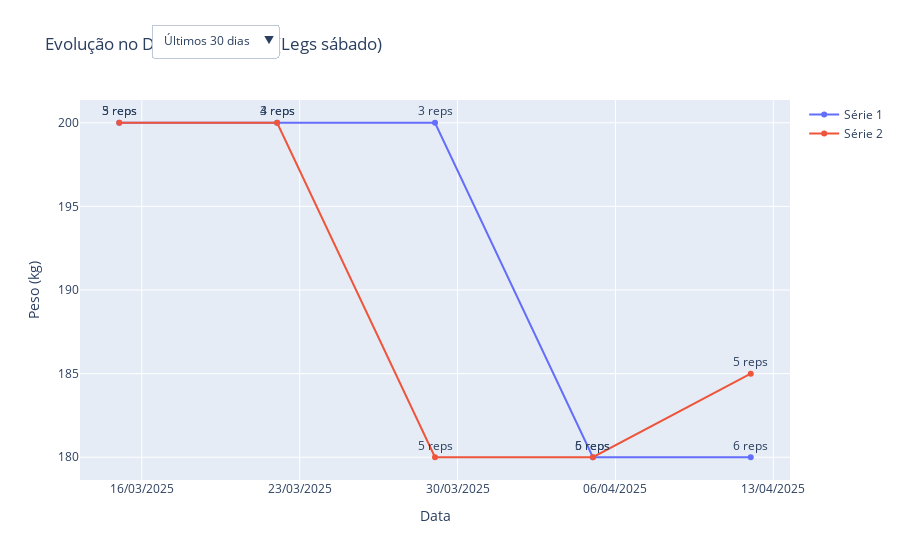

The notebook cell this image was saved under:
### Code cell
import plotly.graph_objects as go
import pandas as pd

def gerar_grafico_interativo(df, treino_nome, exercicio_nome, output_path='grafico_treino.html'):
    # Cria uma cópia do DataFrame para evitar modificações no original
    df = df.copy()
    
    # Garante que a coluna 'date' está no formato datetime.date
    df['date'] = pd.to_datetime(df['date']).dt.date

    # Filtra pelo exercício e treino desejado
    exercicio_df = df[(df['title'] == treino_nome) & (df['exercise_title'] == exercicio_nome)]

    # Verifica se há dados após o filtro
    if exercicio_df.empty:
        print(f"Nenhum dado encontrado para {exercicio_nome} em {treino_nome}")
        return None

    # Calcula a data máxima para referência
    max_date = exercicio_df['date'].max()

    # Filtra inicialmente para os últimos 30 dias (padrão)
    initial_data = exercicio_df[exercicio_df['date'] >= (max_date - pd.Timedelta(days=30))]

    # Cria os traces iniciais para os últimos 30 dias
    traces = []
    for set_idx in sorted(initial_data['set_index'].unique()):  # Ordena para consistência
        set_data = initial_data[initial_data['set_index'] == set_idx]
        traces.append(go.Scatter(
            x=set_data['date'],
            y=set_data['weight_kg'],
            mode='lines+markers+text',
            name=f'Série {set_idx + 1}',
            text=[f'{r} reps' for r in set_data['reps']],
            textposition='top center',
            hovertemplate='Data: %{x}<br>Peso: %{y} kg<br>Reps: %{text}<extra></extra>'
        ))

    # Layout com botões de filtro
    layout = go.Layout(
        title=f'Evolução no {exercicio_nome} ({treino_nome})',
        xaxis=dict(title='Data', tickformat='%d/%m/%Y'),
        yaxis=dict(title='Peso (kg)'),
        hovermode='closest',
        updatemenus=[
            {
                "buttons": [
                    {
                        "label": "Últimos 30 dias",
                        "method": "restyle",
                        "args": [{
                            "x": [exercicio_df[(exercicio_df['set_index'] == idx) & (exercicio_df['date'] >= (max_date - pd.Timedelta(days=30)))]['date'] for idx in sorted(exercicio_df['set_index'].unique())],
                            "y": [exercicio_df[(exercicio_df['set_index'] == idx) & (exercicio_df['date'] >= (max_date - pd.Timedelta(days=30)))]['weight_kg'] for idx in sorted(exercicio_df['set_index'].unique())],
                            "text": [exercicio_df[(exercicio_df['set_index'] == idx) & (exercicio_df['date'] >= (max_date - pd.Timedelta(days=30)))]['reps'].apply(lambda r: f'{r} reps') for idx in sorted(exercicio_df['set_index'].unique())],
                            "visible": [True] * len(exercicio_df['set_index'].unique())
                        }],
                        "args2": [{"visible": [True] * len(exercicio_df['set_index'].unique())}],
                    },
                    {
                        "label": "Últimos 60 dias",
                        "method": "restyle",
                        "args": [{
                            "x": [exercicio_df[(exercicio_df['set_index'] == idx) & (exercicio_df['date'] >= (max_date - pd.Timedelta(days=60)))]['date'] for idx in sorted(exercicio_df['set_index'].unique())],
                            "y": [exercicio_df[(exercicio_df['set_index'] == idx) & (exercicio_df['date'] >= (max_date - pd.Timedelta(days=60)))]['weight_kg'] for idx in sorted(exercicio_df['set_index'].unique())],
                            "text": [exercicio_df[(exercicio_df['set_index'] == idx) & (exercicio_df['date'] >= (max_date - pd.Timedelta(days=60)))]['reps'].apply(lambda r: f'{r} reps') for idx in sorted(exercicio_df['set_index'].unique())],
                            "visible": [True] * len(exercicio_df['set_index'].unique())
                        }],
                        "args2": [{"visible": [True] * len(exercicio_df['set_index'].unique())}],
                    },
                    {
                        "label": "Últimos 90 dias",
                        "method": "restyle",
                        "args": [{
                            "x": [exercicio_df[(exercicio_df['set_index'] == idx) & (exercicio_df['date'] >= (max_date - pd.Timedelta(days=90)))]['date'] for idx in sorted(exercicio_df['set_index'].unique())],
                            "y": [exercicio_df[(exercicio_df['set_index'] == idx) & (exercicio_df['date'] >= (max_date - pd.Timedelta(days=90)))]['weight_kg'] for idx in sorted(exercicio_df['set_index'].unique())],
                            "text": [exercicio_df[(exercicio_df['set_index'] == idx) & (exercicio_df['date'] >= (max_date - pd.Timedelta(days=90)))]['reps'].apply(lambda r: f'{r} reps') for idx in sorted(exercicio_df['set_index'].unique())],
                            "visible": [True] * len(exercicio_df['set_index'].unique())
                        }],
                        "args2": [{"visible": [True] * len(exercicio_df['set_index'].unique())}],
                    },
                    {
                        "label": "Todos os dados",
                        "method": "restyle",
                        "args": [{
                            "x": [exercicio_df[exercicio_df['set_index'] == idx]['date'] for idx in sorted(exercicio_df['set_index'].unique())],
                            "y": [exercicio_df[exercicio_df['set_index'] == idx]['weight_kg'] for idx in sorted(exercicio_df['set_index'].unique())],
                            "text": [exercicio_df[exercicio_df['set_index'] == idx]['reps'].apply(lambda r: f'{r} reps') for idx in sorted(exercicio_df['set_index'].unique())],
                            "visible": [True] * len(exercicio_df['set_index'].unique())
                        }],
                        "args2": [{"visible": [True] * len(exercicio_df['set_index'].unique())}],
                    }
                ],
                "direction": "down",
                "showactive": True,
                "active": 0,  # Define "Últimos 30 dias" como o botão ativo por padrão
                "x": 0.1,
                "xanchor": "left",
                "y": 1.2,
                "yanchor": "top"
            }
        ]
    )

    # Cria a figura
    fig = go.Figure(data=traces, layout=layout)
    
    # Salva o gráfico como HTML
    fig.write_html(output_path, auto_open=False)  # auto_open=False para evitar abrir o navegador automaticamente
    
    # Retorna a figura para visualização direta em notebooks
    return fig

# Exemplo de uso:
graf = gerar_grafico_interativo(workout_df_columns_filtered, 'Legs sábado', 'Deadlift (Barbell)')
if graf is not None:
    graf.show()  # Exibe o gráfico diretamente no Jupyter Notebook

### Figure 1 — Plotly figure (JSON) as saved in the notebook; plotly's stock layout.template omitted (floating-point values rounded to 4 significant figures)
{"data": [{"hovertemplate": "Data: %{x}<br>Peso: %{y} kg<br>Reps: %{text}<extra></extra>", "mode": "lines+markers+text", "name": "Série 1", "text": ["6 reps", "5 reps", "3 reps", "4 reps", "5 reps"], "textposition": "top center", "type": "scatter", "x": ["2025-04-12", "2025-04-05", "2025-03-29", "2025-03-22", "2025-03-15"], "y": [180.0, 180.0, 200.0, 200.0, 200.0]}, {"hovertemplate": "Data: %{x}<br>Peso: %{y} kg<br>Reps: %{text}<extra></extra>", "mode": "lines+markers+text", "name": "Série 2", "text": ["5 reps", "6 reps", "5 reps", "3 reps", "3 reps"], "textposition": "top center", "type": "scatter", "x": ["2025-04-12", "2025-04-05", "2025-03-29", "2025-03-22", "2025-03-15"], "y": [185.0, 180.0, 180.0, 200.0, 200.0]}], "layout": {"hovermode": "closest", "title": {"text": "Evolução no Deadlift (Barbell) (Legs sábado)"}, "updatemenus": [{"active": 0, "buttons": [{"args": [{"text": [["6 reps", "5 reps", "3 reps", "4 reps", "5 reps"], ["5 reps", "6 reps", "5 reps", "3 reps", "3 reps"], []], "visible": [true, true, true], "x": [["2025-04-12", "2025-04-05", "2025-03-29", "2025-03-22", "2025-03-15"], ["2025-04-12", "2025-04-05", "2025-03-29", "2025-03-22", "2025-03-15"], []], "y": [[180, 180, 200, 200, 200], [185, 180, 180, 200, 200], []]}], "args2": [{"visible": [true, true, true]}], "label": "Últimos 30 dias", "method": "restyle"}, {"args": [{"text": [["6 reps", "5 reps", "3 reps", "4 reps", "5 reps", "5 reps", "4 reps", "6 reps"], ["5 reps", "6 reps", "5 reps", "3 reps", "3 reps", "3 reps", "4 reps", "4 reps"], []], "visible": [true, true, true], "x": [["2025-04-12", "2025-04-05", "2025-03-29", "2025-03-22", "2025-03-15", "2025-03-08", "2025-03-01", "2025-02-22"], ["2025-04-12", "2025-04-05", "2025-03-29", "2025-03-22", "2025-03-15", "2025-03-08", "2025-03-01", "2025-02-22"], []], "y": [[180, 180, 200, 200, 200, 200, 200, 195], [185, 180, 180, 200, 200, 200, 200, 200], []]}], "args2": [{"visible": [true, true, true]}], "label": "Últimos 60 dias", "method": "restyle"}, {"args": [{"text": [["6 reps", "5 reps", "3 reps", "4 reps", "5 reps", "5 reps", "4 reps", "6 reps", "6 reps", "4 reps", "6 reps"], ["5 reps", "6 reps", "5 reps", "3 reps", "3 reps", "3 reps", "4 reps", "4 reps", "4 reps", "4 reps", "6 reps"], ["3 reps", "4 reps", "4 reps"]], "visible": [true, true, true], "x": [["2025-04-12", "2025-04-05", "2025-03-29", "2025-03-22", "2025-03-15", "2025-03-08", "2025-03-01", "2025-02-22", "2025-02-01", "2025-01-25", "2025-01-18"], ["2025-04-12", "2025-04-05", "2025-03-29", "2025-03-22", "2025-03-15", "2025-03-08", "2025-03-01", "2025-02-22", "2025-02-01", "2025-01-25", "2025-01-18"], ["2025-02-01", "2025-01-25", "2025-01-18"]], "y": [[180, 180, 200, 200, 200, 200, 200, 195, 195, 195, 190], [185, 180, 180, 200, 200, 200, 200, 200, 195, 195, 190], [195, 195, 195]]}], "args2": [{"visible": [true, true, true]}], "label": "Últimos 90 dias", "method": "restyle"}, {"args": [{"text": [["6 reps", "5 reps", "3 reps", "4 reps", "5 reps", "5 reps", "4 reps", "6 reps", "6 reps", "4 reps", "6 reps"], ["5 reps", "6 reps", "5 reps", "3 reps", "3 reps", "3 reps", "4 reps", "4 reps", "4 reps", "4 reps", "6 reps"], ["3 reps", "4 reps", "4 reps"]], "visible": [true, true, true], "x": [["2025-04-12", "2025-04-05", "2025-03-29", "2025-03-22", "2025-03-15", "2025-03-08", "2025-03-01", "2025-02-22", "2025-02-01", "2025-01-25", "2025-01-18"], ["2025-04-12", "2025-04-05", "2025-03-29", "2025-03-22", "2025-03-15", "2025-03-08", "2025-03-01", "2025-02-22", "2025-02-01", "2025-01-25", "2025-01-18"], ["2025-02-01", "2025-01-25", "2025-01-18"]], "y": [[180, 180, 200, 200, 200, 200, 200, 195, 195, 195, 190], [185, 180, 180, 200, 200, 200, 200, 200, 195, 195, 190], [195, 195, 195]]}], "args2": [{"visible": [true, true, true]}], "label": "Todos os dados", "method": "restyle"}], "direction": "down", "showactive": true, "x": 0.1, "xanchor": "left", "y": 1.2, "yanchor": "top"}], "xaxis": {"tickformat": "%d/%m/%Y", "title": {"text": "Data"}}, "yaxis": {"title": {"text": "Peso (kg)"}}}}
